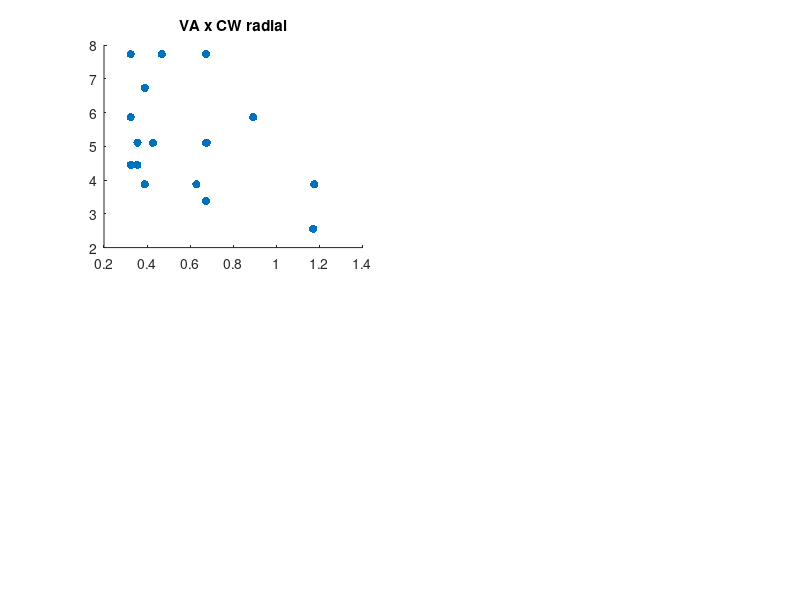

MATLAB code for this plot: (Note: this script raises an error after producing the figure.)
%FLAP VSS Analysis
%VA		Acc
%		RT
%Crowding	radial	Acc
%		RT
%	tangential	Acc
%		RT
%Attention	short	Acc
%		RT
%	long	Acc
%		RT

% Overall scores
% VA
% cw_rad
% cw_tan
% attshortCueRT
% attshortUncueRT
% attshortCueperc
% attshortUncuePerc
% attlongCueRT
% attlongUncueRT
% attlongCueperc
% attlongUncuePerc
close all
clear all

load FLAP_UAB.mat
theNames=['CC'
'CL'
'DB'
'JC'
'KP'
'AC'
'AK'
'AM'
'HM'
'JH'
'MG'
'GS'
'HF'
'JK'
'JO'
'JV'
'VH']

VA_ovr=general_thresh(1,:);

CW_rad_ovr=general_thresh(2,:);
CW_tan_ovr=general_thresh(3,:);
short_cueRT=general_thresh(4,:)-general_thresh(5,:);
short_cueAC=general_thresh(6,:)-general_thresh(7,:);
long_cueRT=general_thresh(8,:)-general_thresh(9,:);
long_cueAC=general_thresh(10,:)-general_thresh(11,:);


VA_acc=overall_score_uab(1:10:end,:);
VA_RT=overall_score_uab(2:10:end,:);
CW_rad_acc=overall_score_uab(3:10:end,:);
CW_rad_RT=overall_score_uab(4:10:end,:);
CW_tan_acc=overall_score_uab(5:10:end,:);
CW_tan_RT=overall_score_uab(6:10:end,:);
Att_short_acc=overall_score_uab(7:10:end,:);
Att_short_RT=overall_score_uab(8:10:end,:);
Att_long_acc=overall_score_uab(9:10:end,:);
Att_long_RT=overall_score_uab(10:10:end,:);

totVA_acc=VA_acc(:);
totCW_rad_acc=CW_rad_acc(:);
totCW_tan_acc=CW_tan_acc(:);


% [r,p]=corrcoef(totVA_acc,totCW_rad_acc)
% [r,p]=corrcoef(totVA_acc,totCW_tan_acc)
% 
% [r,p]=corrcoef(totCW_tan_acc,totCW_rad_acc)
% 
% dedata=[totCW_tan_acc,totCW_rad_acc,totVA_acc];
% [r,p]=corrcoef(dedata)


%% non-PRL specific analysis
figure
subplot(2,2,1)
scatter(VA_ovr,CW_rad_ovr, 'filled')
title('VA x CW radial')
h1 = lsline;
h1.Color = 'r';
[r,p]=corrcoef(VA_ovr,CW_rad_ovr);
erre=num2str(r(2));
pp=num2str(p(2));
hold on
text(max(VA_ovr)*0.8,max(CW_rad_ovr)*0.8, ['R = ' erre(1:5)] ) ;
text(max(VA_ovr)*0.8,max(CW_rad_ovr)*0.75, ['p = ' pp(1:5)] ) ;

xlabel('VA dva')
ylabel('CW radial dva')

subplot(2,2,2)
scatter(VA_ovr,CW_tan_ovr, 'filled')
title('VA x CW tangential')
h1 = lsline;
h1.Color = 'r';
[r,p]=corrcoef(VA_ovr,CW_tan_ovr);
erre=num2str(r(2));
pp=num2str(p(2));
hold on
text(max(VA_ovr)*0.8,max(CW_tan_ovr)*0.8, ['R = ' erre(1:5)] ) ;
text(max(VA_ovr)*0.8,max(CW_tan_ovr)*0.75, ['p = ' pp(1:5)] ) ;
xlabel('VA dva')
ylabel('CW tangential dva')

subplot(2,2,3)
scatter(CW_rad_ovr,CW_tan_ovr, 'filled')
title('CW radial x CW tangential')
h1 = lsline;
h1.Color = 'r';
[r,p]=corrcoef(CW_rad_ovr,CW_tan_ovr);
erre=num2str(r(2));
pp=num2str(p(2));
hold on
text(max(CW_rad_ovr)*0.8,max(CW_tan_ovr)*0.8, ['R = ' erre(1:5)] ) ;
%text(max(CW_rad_ovr)*0.8,max(CW_tan_ovr)*0.7, ['p = ' pp(1:5)] ) ;
text(max(CW_rad_ovr)*0.8,max(CW_tan_ovr)*0.7, 'p < 0.001 ' ) ;

xlabel('CW radial dva')
ylabel('CW tangential dva')

print('Flap pilot VAxCrowdingUAB', '-dpng', '-r300'); %<-Save as PNG with 300 DPI


figure
subplot(2,2,3)
scatter(VA_ovr,short_cueRT, 'filled')
title('VA x short cue RT')
h1 = lsline;
h1.Color = 'r';
[r,p]=corrcoef(VA_ovr,short_cueRT);
erre=num2str(r(2));
pp=num2str(p(2));
hold on
text(max(VA_ovr)*0.8,max(short_cueRT)*0.8, ['R = ' erre(1:5)] ) ;
text(max(VA_ovr)*0.8,max(short_cueRT)*0.6, ['p = ' pp(1:5)] ) ;

xlabel('VA dva')
ylabel('Att RT (cued-uncued)')

subplot(2,2,4)
scatter(VA_ovr,long_cueRT, 'filled')
title('VA x long cue RT')
h1 = lsline;
h1.Color = 'r';
[r,p]=corrcoef(VA_ovr,long_cueRT);
erre=num2str(r(2));
pp=num2str(p(2));
hold on
text(max(VA_ovr)*0.8,max(long_cueRT)*0.8, ['R = ' erre(1:5)] ) ;
text(max(VA_ovr)*0.8,max(long_cueRT)*0.6, ['p = ' pp(1:5)] ) ;

xlabel('VA dva')
ylabel('Att RT (cued-uncued)')

subplot(2,2,1)
scatter(VA_ovr,short_cueAC, 'filled')
title('VA x short cue accuracy')
h1 = lsline;
h1.Color = 'r';
[r,p]=corrcoef(VA_ovr,short_cueAC);
erre=num2str(r(2));
pp=num2str(p(2));
hold on
text(max(VA_ovr)*0.8,max(short_cueAC)*0.8, ['R = ' erre(1:5)] ) ;
text(max(VA_ovr)*0.8,max(short_cueAC)*0.7, ['p = ' pp(1:5)] ) ;
%xlim([0 1])

xlabel('VA dva')
ylabel('Att accuracy (uncued-cued)')

subplot(2,2,2)
scatter(VA_ovr,long_cueAC, 'filled')
title('VA x long cue accuracy')
h1 = lsline;
h1.Color = 'r';
[r,p]=corrcoef(VA_ovr,long_cueAC);
erre=num2str(r(2));
pp=num2str(p(2));
hold on
text(max(VA_ovr)*0.8,max(long_cueAC)*0.8, ['R = ' erre(1:5)] ) ;
text(max(VA_ovr)*0.8,max(long_cueAC)*0.6, ['p = ' pp(1:5)] ) ;
%xlim([0 1])
xlabel('VA dva')
ylabel('Att accuracy (uncued-cued)')

print('Flap pilot VA-attUAB', '-dpng', '-r300'); %<-Save as PNG with 300 DPI


figure
subplot(2,2,3)
scatter(CW_rad_ovr,short_cueRT, 'filled')
title('CW rad x short cue RT')
h1 = lsline;
h1.Color = 'r';
[r,p]=corrcoef(CW_rad_ovr,short_cueRT);
erre=num2str(r(2));
pp=num2str(p(2));
hold on
text(max(CW_rad_ovr)*0.8,max(short_cueRT)*0.8, ['R = ' erre(1:5)] ) ;
text(max(CW_rad_ovr)*0.8,max(short_cueRT)*0.6, ['p = ' pp(1:5)] ) ;

xlabel('CW radial dva')
ylabel('Att RT (cued-uncued)')

subplot(2,2,4)
scatter(CW_rad_ovr,long_cueRT, 'filled')
title('CW rad x long cue RT')
h1 = lsline;
h1.Color = 'r';
[r,p]=corrcoef(CW_rad_ovr,long_cueRT);
erre=num2str(r(2));
pp=num2str(p(2));
hold on
text(max(CW_rad_ovr)*0.8,max(long_cueRT)*0.8, ['R = ' erre(1:5)] ) ;
text(max(CW_rad_ovr)*0.8,max(long_cueRT)*0.6, ['p = ' pp(1:5)] ) ;

xlabel('CW radial dva')
ylabel('Att RT (cued-uncued)')

subplot(2,2,1)
scatter(CW_rad_ovr,short_cueAC, 'filled')
title('CW rad x short cue accuracy')
h1 = lsline;
h1.Color = 'r';
[r,p]=corrcoef(CW_rad_ovr,short_cueAC);
erre=num2str(r(2));
pp=num2str(p(2));
hold on
text(max(CW_rad_ovr)*0.8,max(short_cueAC)*0.8, ['R = ' erre(1:5)] ) ;
text(max(CW_rad_ovr)*0.8,max(short_cueAC)*0.7, ['p = ' pp(1:5)] ) ;
%xlim([0 1])

xlabel('CW radial dva')
ylabel('Att accuracy (uncued-cued)')

subplot(2,2,2)
scatter(CW_rad_ovr,long_cueAC, 'filled')
title('CW rad x long cue accuracy')
h1 = lsline;
h1.Color = 'r';
[r,p]=corrcoef(CW_rad_ovr,long_cueAC);
erre=num2str(r(2));
pp=num2str(p(2));
hold on
text(max(CW_rad_ovr)*0.8,max(long_cueAC)*0.8, ['R = ' erre(1:5)] ) ;
text(max(CW_rad_ovr)*0.8,max(long_cueAC)*0.6, ['p = ' pp(1:5)] ) ;
%xlim([0 1])
xlabel('CW radial dva')
ylabel('Att accuracy (uncued-cued)')

print('Flap pilot CW rad-attAUB', '-dpng', '-r300'); %<-Save as PNG with 300 DPI



figure
subplot(2,2,3)
scatter(CW_tan_ovr,short_cueRT, 'filled')
title('CW tan x short cue RT')
h1 = lsline;
h1.Color = 'r';
[r,p]=corrcoef(CW_tan_ovr,short_cueRT);
erre=num2str(r(2));
pp=num2str(p(2));
hold on
text(max(CW_tan_ovr)*0.8,max(short_cueRT)*0.8, ['R = ' erre(1:5)] ) ;
text(max(CW_tan_ovr)*0.8,max(short_cueRT)*0.6, ['p = ' pp(1:5)] ) ;

xlabel('CW tangential dva')
ylabel('Att RT (cued-uncued)')

subplot(2,2,4)
scatter(CW_tan_ovr,long_cueRT, 'filled')
title('CW tan x long cue RT')
h1 = lsline;
h1.Color = 'r';
[r,p]=corrcoef(CW_tan_ovr,long_cueRT);
erre=num2str(r(2));
pp=num2str(p(2));
hold on
text(max(CW_tan_ovr)*0.8,max(long_cueRT)*0.8, ['R = ' erre(1:5)] ) ;
text(max(CW_tan_ovr)*0.8,max(long_cueRT)*0.6, ['p = ' pp(1:5)] ) ;

xlabel('CW tangential dva')
ylabel('Att RT (cued-uncued)')

subplot(2,2,1)
scatter(CW_tan_ovr,short_cueAC, 'filled')
title('CW tan x short cue accuracy')
h1 = lsline;
h1.Color = 'r';
[r,p]=corrcoef(CW_tan_ovr,short_cueAC);
erre=num2str(r(2));
pp=num2str(p(2));
hold on
text(max(CW_tan_ovr)*0.8,max(short_cueAC)*0.8, ['R = ' erre(1:5)] ) ;
text(max(CW_tan_ovr)*0.8,max(short_cueAC)*0.7, ['p = ' pp(1:5)] ) ;
%xlim([0 1])

xlabel('CW tangential dva')
ylabel('Att accuracy (uncued-cued)')

subplot(2,2,2)
scatter(CW_tan_ovr,long_cueAC, 'filled')
title('CW rad x long cue accuracy')
h1 = lsline;
h1.Color = 'r';
[r,p]=corrcoef(CW_tan_ovr,long_cueAC);
erre=num2str(r(2));
pp=num2str(p(2));
hold on
text(max(CW_tan_ovr)*0.8,max(long_cueAC)*0.8, ['R = ' erre(1:5)] ) ;
text(max(CW_tan_ovr)*0.8,max(long_cueAC)*0.6, ['p = ' pp(1:5)] ) ;
%xlim([0 1])
xlabel('CW tangential dva')
ylabel('Att accuracy (uncued-cued)')

print('Flap pilot CW tan-attUAB', '-dpng', '-r300'); %<-Save as PNG with 300 DPI



crowding_ratio=CW_tan_ovr./CW_rad_ovr;

figure
subplot(2,2,3)

scatter(crowding_ratio,short_cueRT, 'filled')
title('CW ratio x short cue RT')
h1 = lsline;
h1.Color = 'r';
[r,p]=corrcoef(crowding_ratio,short_cueRT);
erre=num2str(r(2));
pp=num2str(p(2));
hold on
text(max(crowding_ratio)*0.8,max(short_cueRT)*0.8, ['R = ' erre(1:5)] ) ;
text(max(crowding_ratio)*0.8,max(short_cueRT)*0.6, ['p = ' pp(1:5)] ) ;

xlabel('CW ratio dva')
ylabel('Att RT (cued-uncued)')

subplot(2,2,4)
scatter(crowding_ratio,long_cueRT, 'filled')
title('CW ratio x long cue RT')
h1 = lsline;
h1.Color = 'r';
[r,p]=corrcoef(crowding_ratio,long_cueRT);
erre=num2str(r(2));
pp=num2str(p(2));
hold on
text(max(crowding_ratio)*0.8,max(long_cueRT)*0.8, ['R = ' erre(1:5)] ) ;
text(max(crowding_ratio)*0.8,max(long_cueRT)*0.6, ['p = ' pp(1:5)] ) ;

xlabel('CW ratio dva')
ylabel('Att RT (cued-uncued)')

subplot(2,2,1)
scatter(crowding_ratio,short_cueAC, 'filled')
title('CW ratio x short cue accuracy')
h1 = lsline;
h1.Color = 'r';
[r,p]=corrcoef(crowding_ratio,short_cueAC);
erre=num2str(r(2));
pp=num2str(p(2));
hold on
text(max(crowding_ratio)*0.8,max(short_cueAC)*0.8, ['R = ' erre(1:5)] ) ;
text(max(crowding_ratio)*0.8,max(short_cueAC)*0.7, ['p = ' pp(1:5)] ) ;
%xlim([0 1])

xlabel('CW ratio dva')
ylabel('Att accuracy (uncued-cued)')

subplot(2,2,2)
scatter(crowding_ratio,long_cueAC, 'filled')
title('CW ratio x long cue accuracy')
h1 = lsline;
h1.Color = 'r';
[r,p]=corrcoef(crowding_ratio,long_cueAC);
erre=num2str(r(2));
pp=num2str(p(2));
hold on
text(max(crowding_ratio)*0.8,max(long_cueAC)*0.8, ['R = ' erre(1:5)] ) ;
text(max(crowding_ratio)*0.8,max(long_cueAC)*0.6, ['p = ' pp(1:5)] ) ;
%xlim([0 1])
xlabel('CW ratio dva')
ylabel('Att accuracy (uncued-cued)')

print('Flap pilot CW ratio x AttUAB', '-dpng', '-r300'); %<-Save as PNG with 300 DPI


crowding_area=CW_tan_ovr.*CW_rad_ovr.*pi;


figure
subplot(2,2,3)

scatter(crowding_area,short_cueRT, 'filled')
title('CW area x short cue RT')
h1 = lsline;
h1.Color = 'r';
[r,p]=corrcoef(crowding_area,short_cueRT);
erre=num2str(r(2));
pp=num2str(p(2));
hold on
text(max(crowding_area)*0.8,max(short_cueRT)*0.8, ['R = ' erre(1:5)] ) ;
text(max(crowding_area)*0.8,max(short_cueRT)*0.6, ['p = ' pp(1:5)] ) ;

xlabel('CW area dva')
ylabel('Att RT (cued-uncued)')

subplot(2,2,4)
scatter(crowding_area,long_cueRT, 'filled')
title('CW area x long cue RT')
h1 = lsline;
h1.Color = 'r';
[r,p]=corrcoef(crowding_area,long_cueRT);
erre=num2str(r(2));
pp=num2str(p(2));
hold on
text(max(crowding_area)*0.8,max(long_cueRT)*0.8, ['R = ' erre(1:5)] ) ;
text(max(crowding_area)*0.8,max(long_cueRT)*0.6, ['p = ' pp(1:5)] ) ;

xlabel('CW area dva')
ylabel('Att RT (cued-uncued)')

subplot(2,2,1)
scatter(crowding_area,short_cueAC, 'filled')
title('CW area x short cue accuracy')
h1 = lsline;
h1.Color = 'r';
[r,p]=corrcoef(crowding_area,short_cueAC);
erre=num2str(r(2));
pp=num2str(p(2));
hold on
text(max(crowding_area)*0.8,max(short_cueAC)*0.8, ['R = ' erre(1:5)] ) ;
text(max(crowding_area)*0.8,max(short_cueAC)*0.7, ['p = ' pp(1:5)] ) ;
%xlim([0 1])

xlabel('CW area dva')
ylabel('Att accuracy (cue-uncue)')

subplot(2,2,2)
scatter(crowding_area,long_cueAC, 'filled')
title('CW area x long cue accuracy')
h1 = lsline;
h1.Color = 'r';
[r,p]=corrcoef(crowding_area,long_cueAC);
erre=num2str(r(2));
pp=num2str(p(2));
hold on
text(max(crowding_area)*0.8,max(long_cueAC)*0.8, ['R = ' erre(1:5)] ) ;
text(max(crowding_area)*0.8,max(long_cueAC)*0.6, ['p = ' pp(1:5)] ) ;
%xlim([0 1])
xlabel('CW area dva')
ylabel('Att accuracy (cue-uncue)')

print('Flap pilot CW area x AttUAB', '-dpng', '-r300'); %<-Save as PNG with 300 DPI


figure
%subplot(2,1,1)
scatter(VA_ovr, crowding_ratio, 'filled')
title('VA x CW ratio')
h1 = lsline;
h1.Color = 'r';
[r,p]=corrcoef(VA_ovr, crowding_ratio);
erre=num2str(r(2));
pp=num2str(p(2));
hold on
text(max(VA_ovr)*0.8,max(crowding_ratio)*0.8, ['R = ' erre(1:5)] ) ;
text(max(VA_ovr)*0.8,max(crowding_ratio)*0.6, ['p = ' pp(1:5)] ) ;
%xlim([0 1])
ylabel('CW ratio dva')
xlabel('VA dva')

print('Flap pilot CW ratio x VAUAB', '-dpng', '-r300'); %<-Save as PNG with 300 DPI


figure
%subplot(2,1,1)
scatter(VA_ovr, crowding_area, 'filled')
title('VA x CW area')
h1 = lsline;
h1.Color = 'r';
[r,p]=corrcoef(VA_ovr, crowding_area);
erre=num2str(r(2));
pp=num2str(p(2));
hold on
text(max(VA_ovr)*0.8,max(crowding_area)*0.8, ['R = ' erre(1:5)] ) ;
text(max(VA_ovr)*0.8,max(crowding_area)*0.6, ['p = ' pp(1:5)] ) ;
%xlim([0 1])
ylabel('CW area dva')
xlabel('VA dva')

print('Flap pilot CW area x VAUAB', '-dpng', '-r300'); %<-Save as PNG with 300 DPI


average_VA=mean(general_thresh(1,:));
Average_CW_rad=mean(general_thresh(2,:));
Average_CW_tan=mean(general_thresh(3,:));



%% PRL-specific analysis

%VA
%figure
figure
subplot(2,1,1)
boxplot(VA_acc)
title ('VA accuracy x PRL')
xlabel('PRL')
ylabel('VA % acc')

subplot(2,1,2)
boxplot(VA_RT)
title ('VA RT x PRL')
xlabel('PRL')
ylabel('VA RT')


print('Flap pilot VA_PRLUAB', '-dpng', '-r300'); %<-Save as PNG with 300 DPI



     figure
     ui=ones(length(VA_acc),1);
     subplot(2,1,1)
violin(VA_acc,'x',[1 2 3 4], 'facecolor',[.4 .4 .4],'edgecolor','k', 'mc','k','medc','r--')
hold on
scatter(ui, VA_acc(:,1), 'k', 'filled')
hold on
scatter(ui+1, VA_acc(:,2), 'k', 'filled')
hold on
scatter(ui+2, VA_acc(:,3), 'k', 'filled')
hold on
scatter(ui+3, VA_acc(:,4), 'k', 'filled')


ylim([0 1.1])
xlim([0.1 4.95])
%ylim([-130 220])
hFig=findall(0,'type','figure');
hLeg=findobj(hFig(1,1),'type','legend');
set(hLeg,'visible','off')
%set(gca,'FontSize',30)
title (['VA PRL Accuracy'], 'fontsize', 22)
 ylabel(['% accuracy'], 'fontsize', 20);
set(gca,'XTick',[]);


 subplot(2,1,2)
 
 
 
 mean(VA_RT)
 
 

violin(VA_RT,'x',[1 2 3 4], 'facecolor',[.4 .4 .4],'edgecolor','k', 'mc','k','medc','r--')
hold on
scatter(ui, VA_RT(:,1), 'k', 'filled')
hold on
scatter(ui+1, VA_RT(:,2), 'k', 'filled')
hold on
scatter(ui+2, VA_RT(:,3), 'k', 'filled')
hold on
scatter(ui+3, VA_RT(:,4), 'k', 'filled')


ylim([0.2 1.1])
xlim([0.1 4.95])
%ylim([-130 220])
hFig=findall(0,'type','figure');
hLeg=findobj(hFig(1,1),'type','legend');
set(hLeg,'visible','off')
%set(gca,'FontSize',30)
title (['VA PRL RT'], 'fontsize', 22)
set(gca,'XTick',[]);
 ylabel(['Reaction time (s)'], 'fontsize', 20);
 
print('Flap pilot VA_PRLUAB_violinRT', '-dpng', '-r300'); %<-Save as PNG with 300 DPI





%CW
figure
subplot(2,2,1)
boxplot(CW_rad_acc)
title ('CW radial accuracy x PRL')
xlabel('PRL')
ylabel('CW radial % acc')

subplot(2,2,2)
boxplot(CW_tan_acc)
title ('CW tangential accuracy x PRL')
xlabel('PRL')
ylabel('CW tan % acc')

subplot(2,2,3)
boxplot(CW_rad_RT)
title ('CW radial RT x PRL')
xlabel('PRL')
ylabel('CW radial RT')

subplot(2,2,4)
boxplot(CW_tan_RT)
title ('CW tangential RT x PRL')
xlabel('PRL')
ylabel('CW tangential RT')


print('Flap pilot CW_PRLUAB', '-dpng', '-r300'); %<-Save as PNG with 300 DPI


%Att
figure
subplot(2,2,1)
boxplot(Att_short_acc)
title ('Att short cue acc x PRL')
xlabel('PRL')
ylabel('cue-uncue % acc')

subplot(2,2,2)
boxplot(Att_long_acc)
title ('Att long cue acc x PRL')
xlabel('PRL')
ylabel('cue-uncue % acc')

subplot(2,2,3)
boxplot(Att_short_RT)
title ('Att short cue RT x PRL')
xlabel('PRL')
ylabel('RT (cue-uncue)')

subplot(2,2,4)
boxplot(Att_long_RT)
title ('Att long cue RT x PRL')
xlabel('PRL')
ylabel('RT (cue-uncue)')


print('Flap pilot Att_PRLUAB', '-dpng', '-r300'); %<-Save as PNG with 300 DPI

